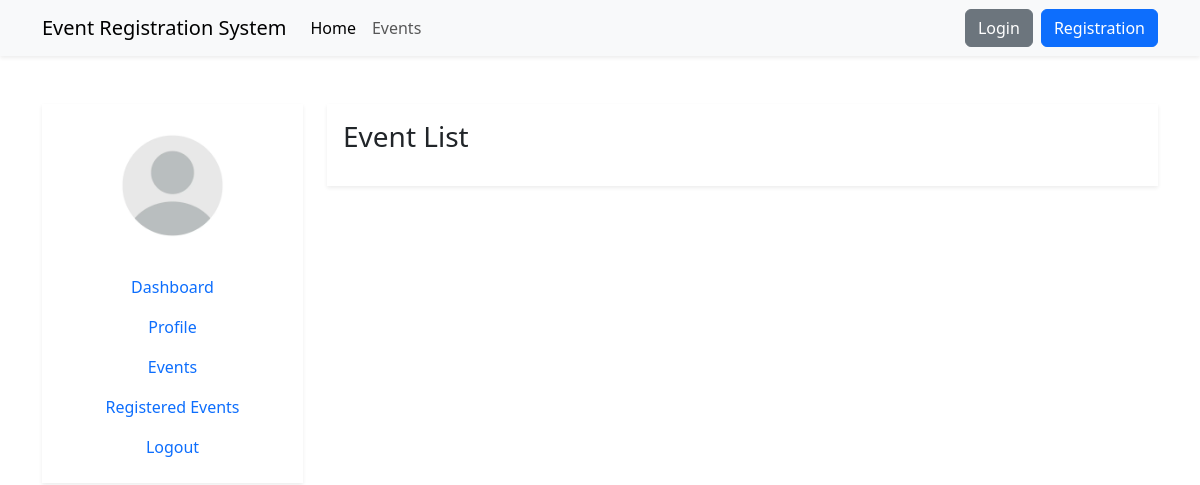
/events/, run on an earlier commit of the app's database.
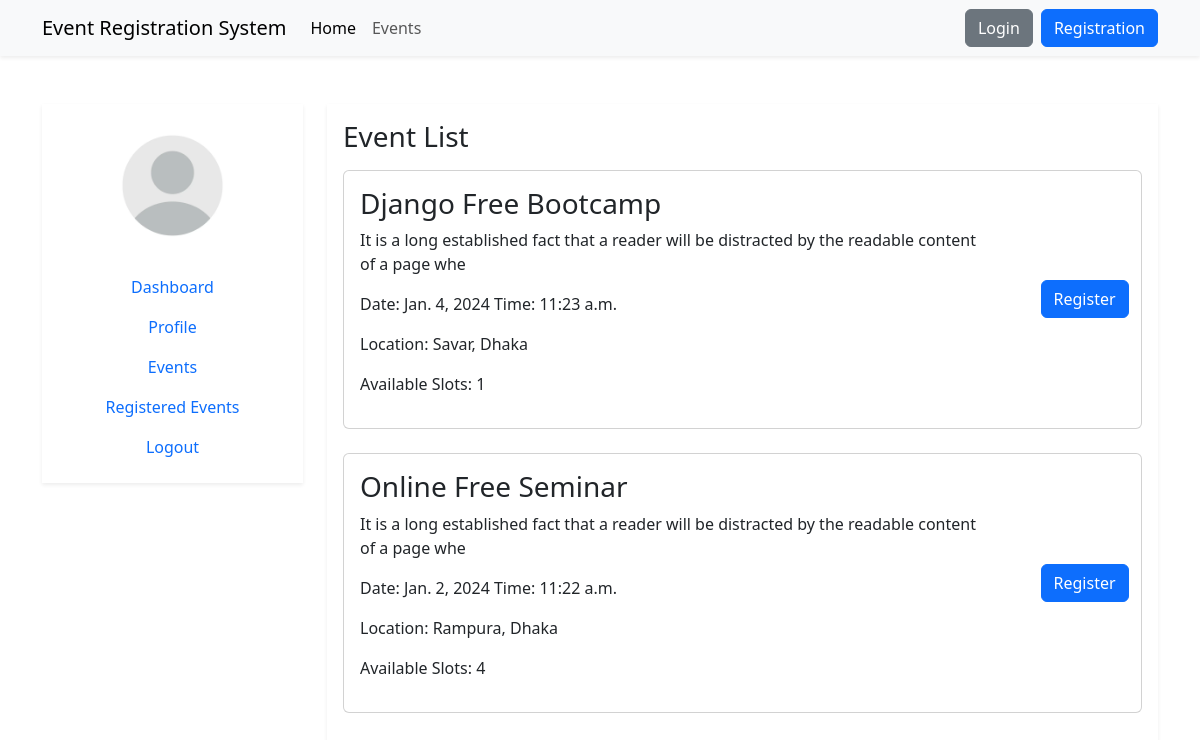
And on a later commit of the database.
### event/models.py (models this page shows, shortened)
class Event(models.Model):
    title = models.CharField(max_length=255)
    description = models.TextField()
    date = models.DateField()
    time = models.TimeField()
    location_name = models.CharField(max_length=255)
    available_slots = models.PositiveIntegerField()
    created_at = models.DateTimeField(auto_now_add=True)
    updated_at = models.DateTimeField(auto_now=True)
    class Meta:
        ordering = ['-date', 'time']

### event/views.py (the view)
# urls.py: path('events/', views.event_list, name='event_list'),
def event_list(request):
    events = Event.objects.all()
    return render(request, 'events/event_list.html', {'events': events})

### templates/events/event_list.html (shortened to what this page needs)
{% extends "accounts/dashboard.html" %}
{% block dashboard %}
<section id="event_list">
    <h3 class="mb-3">Event List</h3>
    <div class="row">
        {% for event in events %}
            <div class="col-12 mb-4">
                <div class="card">
                   <div class="row justify-content-center align-items-center">
                    <div class="col-10">
                        <div class="card-body">
                            <h3 class="card-title">{{ event.title }}</h3>
                            <p class="card-text">{{ event.description|slice:":100" }}</p>
                            <p>Date: {{ event.date }} Time: {{ event.time }}</p>
                            <p>Location: {{ event.location_name }}</p>
                            <p>Available Slots: {{ event.available_slots }}</p>
                        </div>
                    </div>
                    <div class="col-2">
                        <div class="d-flex justify-content-center">
                            {% if request.user in e %}
                                <a href="{% url 'events:unregister_for_event' event.id %}" class="btn btn-danger">Unregister</a>
                            {% else %}
                                <a href="{% url 'events:register_for_event' event.id %}" class="btn btn-primary">Register</a>
                            {% endif %}
                        </div>
                    </div>
                   </div>
                </div>
            </div>
        {% endfor %}
    </div>
</section>
{% endblock dashboard %}

### templates/accounts/dashboard.html (shortened to what this page needs)
{% extends 'base.html' %}
{% load static %}
{% block content %}
<section id="user_dashboard">
    <div class="container mt-5">
        <div class="row justify-content-center">
            <div class="col-12 col-md-4 col-lg-3 mb-3">
                <div class="shadow-sm text-center py-3">
                    <img src="{% static 'images/user.png' %}" class="img-fluid w-50 rounded-circle mb-3" alt="User">
                    {% include 'includes/sidebar.html' %}
                </div>
            </div>
            <div class="col-12 col-md-8 col-lg-9 mb-3">
                <div class="shadow-sm p-3">
                    {% block dashboard %}
                    {% endblock dashboard %}
                </div>
            </div>
        </div>
    </div>
</section>
{% endblock content %}

### templates/base.html (shortened to what this page needs)
<!doctype html>
<html lang="en">
  <head>
    <link href="https://cdn.jsdelivr.net/npm/bootstrap@5.3.2/dist/css/bootstrap.min.css" rel="stylesheet">
    <link rel="stylesheet" href="https://cdnjs.cloudflare.com/ajax/libs/font-awesome/6.5.1/css/all.min.css"/>
  </head>
  <body>
    {% include "includes/header.html" %}
    {% block content %}{% endblock content %}
  </body>
</html>

### templates/includes/header.html (shortened to what this page needs)
<nav class="navbar navbar-expand-lg bg-body-tertiary shadow-sm sticky-top">
    <div class="container">
        <a class="navbar-brand" href="{% url 'events:home' %}">Event Registration System</a>
        <div class="collapse navbar-collapse" id="navbarSupportedContent">
            <ul class="navbar-nav me-auto mb-2 mb-lg-0">
                <li class="nav-item">
                    <a class="nav-link active" aria-current="page" href="{% url 'events:home' %}">Home</a>
                </li>
                <li class="nav-item">
                    <a class="nav-link" href="javascript: void(0)">Events</a>
                </li>
            </ul>
            <div class="d-grid gap-2 d-md-flex justify-content-md-end">
                {% if request.user.is_authenticated %}
                <div class="btn-group">
                    <button type="button" class="border-0 rounded-circle" data-bs-toggle="dropdown" aria-expanded="false">
                        <i class="fa-solid fa-circle-user fs-2"></i>
                    </button>
                    <ul class="dropdown-menu dropdown-menu-end">
                      <li><a class="dropdown-item" href="{% url 'accounts:dashboard' %}">Dashboard</a></li>
                      <li><a class="dropdown-item" href="{% url 'accounts:profile_update' %}">Profile</a></li>
                      <li><a class="dropdown-item" href="{% url 'accounts:logout' %}">Logout</a></li>
                    </ul>
                  </div>
                {% else %}
                <a href="{% url 'accounts:login' %}" class="btn btn-secondary">Login</a>
                <a href="{% url 'accounts:signup' %}" class="btn btn-primary">Registration</a>
                {% endif %}
            </div>
        </div>
    </div>
</nav>

### templates/includes/sidebar.html
<ul class="nav flex-column">
    <li class="nav-item">
      <a class="nav-link active" aria-current="page" href="{% url 'accounts:dashboard' %}">Dashboard</a>
    </li>
    <li class="nav-item">
      <a class="nav-link active" aria-current="page" href="{% url 'accounts:profile_update' %}">Profile</a>
    </li>
    <li class="nav-item">
      <a class="nav-link" href="{% url 'events:event_list' %}">Events</a>
    </li>
    <li class="nav-item">
      <a class="nav-link" href="{% url 'events:registered_events' %}">Registered Events</a>
    </li>
    <li class="nav-item">
      <a class="nav-link" href="{% url 'accounts:logout' %}">Logout</a>
    </li>
</ul>

What changed in the data, as far as the page shows it:
added Event: title "Django Free Bootcamp", description "It is a long established fact that a reader will be distracted by the readable content of a page whe", date "Jan. 4, 2024", time "11:23 a.m.", location_name "Savar, Dhaka", available_slots "1"
added Event: title "Online Free Seminar", description "It is a long established fact that a reader will be distracted by the readable content of a page whe", date "Jan. 2, 2024", time "11:22 a.m.", location_name "Rampura, Dhaka", available_slots "4"
